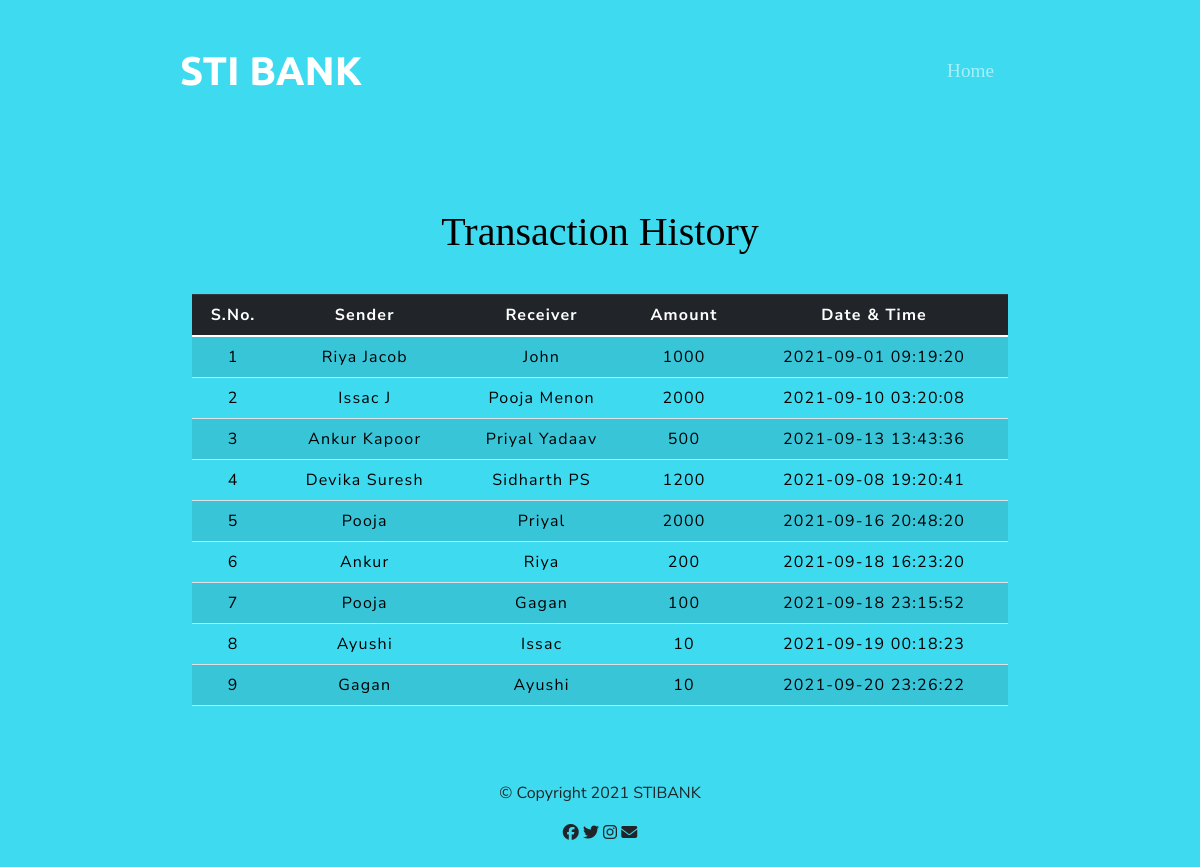
The page /bankingsystems/transactionhistory.php on the database its author committed.
### tables this page shows
CREATE TABLE `transaction` (
  `S.no` int(3) NOT NULL,
  `Sender` text NOT NULL,
  `Receiver` text NOT NULL,
  `Balance` int(8) NOT NULL,
  `D&T` datetime NOT NULL DEFAULT current_timestamp()
);

### bankingsystems/transactionhistory.php (the view, shortened to what this page needs)
<!doctype html>
<html lang="en">
  <head>
    <link rel="stylesheet" href="https://maxcdn.bootstrapcdn.com/bootstrap/4.0.0/css/bootstrap.min.css">
  </head>
    <link href="https://cdn.jsdelivr.net/npm/bootstrap@5.0.0-beta1/dist/css/bootstrap.min.css" rel="stylesheet">
<link rel="stylesheet" href="css/styles.css">
  </head>
  <body>
    <section id="history">
      <div class="container-fluid">
    <nav class="navbar navbar-expand-lg navbar-dark ">
    <a class="navbar-brand" href="">STI BANK</a>
    <div class="collapse navbar-collapse" id="navbarSupportedContent">
    <ul class="navbar-nav ml-auto">
      <li class="nav-item">
        <a class="nav-link" href="index.php" >Home</a>
      </li>
    </ul>
    </div>
    </nav>
  <div class="container">
        <h2 class="text-center pt-4" style="color : black;">Transaction History</h2>
       <br>
       <div class="table-responsive-sm">
    <table class="table table-hover table-striped">
        <thead style="color : white;" class="table-dark">
            <tr>
                <th class="text-center">S.No.</th>
                <th class="text-center">Sender</th>
                <th class="text-center">Receiver</th>
                <th class="text-center">Amount</th>
                <th class="text-center">Date & Time</th>
            </tr>
        </thead>
        <tbody>
        <?php
include 'config.php';
$sql ="select * from transaction";
$query =mysqli_query($conn, $sql);
while($rows = mysqli_fetch_assoc($query))
{
?>
<tr style="color : black;">
            <td class="py-2"><?php echo $rows['S.no']; ?></td>
            <td class="py-2"><?php echo $rows['Sender']; ?></td>
            <td class="py-2"><?php echo $rows['Receiver']; ?></td>
            <td class="py-2"><?php echo $rows['Balance']; ?> </td>
            <td class="py-2"><?php echo $rows['D&T']; ?> </td>
        <?php
            }
        ?>
        </tbody>
    </table>
    </div>
</div>
<footer id="footer">
  <p>© Copyright 2021 STIBANK</p>
<i class="social-icons fab fa-facebook"></i>
<i class="social-icons fab fa-twitter"></i>
<i class="social-icons fab fa-instagram"></i>
<i class="social-icons fas fa-envelope"></i>
</footer>
  </body>
</html>

### bankingsystems/css/styles.css (style rules this page uses)
body { font-family: 'Montserrat'; }
.container-fluid { padding: 3% 15% 7%; }
h1,h2,h3,h4,h5,h6 { font-family: 'Montserrat-Bold'; color:#CDF0EA; }
h2 { font-size: 1.5rem; line-height: 1.5; }
.navbar { padding: 0 0 4.5rem; }
.navbar-brand { font-family: 'Ubuntu'; font-size: 2.5rem; font-weight: bold; }
.nav-item { padding: 0 18px; }
.nav-link { font-size: 1.2rem; font-family: 'Montserrat-Bold' }
#history { background-color: #3EDBF0; }
#footer { padding: 7% 15%; text-align: center; }
* { padding: 0; margin: 0; box-sizing: border-box; font-family: Nunito Sans ; }
h2 { font-size: 40px; }
table { letter-spacing: 1.2px; }
td { text-align: center; }

### rows shown on the page
transaction: no "1", Sender "Riya Jacob", Receiver "John", Balance "1000", value "2021-09-01 09:19:20"
transaction: no "2", Sender "Issac J", Receiver "Pooja Menon", Balance "2000", value "2021-09-10 03:20:08"
transaction: no "3", Sender "Ankur Kapoor", Receiver "Priyal Yadaav", Balance "500", value "2021-09-13 13:43:36"
transaction: no "4", Sender "Devika Suresh", Receiver "Sidharth PS", Balance "1200", value "2021-09-08 19:20:41"
transaction: no "5", Sender "Pooja", Receiver "Priyal", Balance "2000", value "2021-09-16 20:48:20"
transaction: no "6", Sender "Ankur", Receiver "Riya", Balance "200", value "2021-09-18 16:23:20"
transaction: no "7", Sender "Pooja", Receiver "Gagan", Balance "100", value "2021-09-18 23:15:52"
transaction: no "8", Sender "Ayushi", Receiver "Issac", Balance "10", value "2021-09-19 00:18:23"
transaction: no "9", Sender "Gagan", Receiver "Ayushi", Balance "10", value "2021-09-20 23:26:22"
